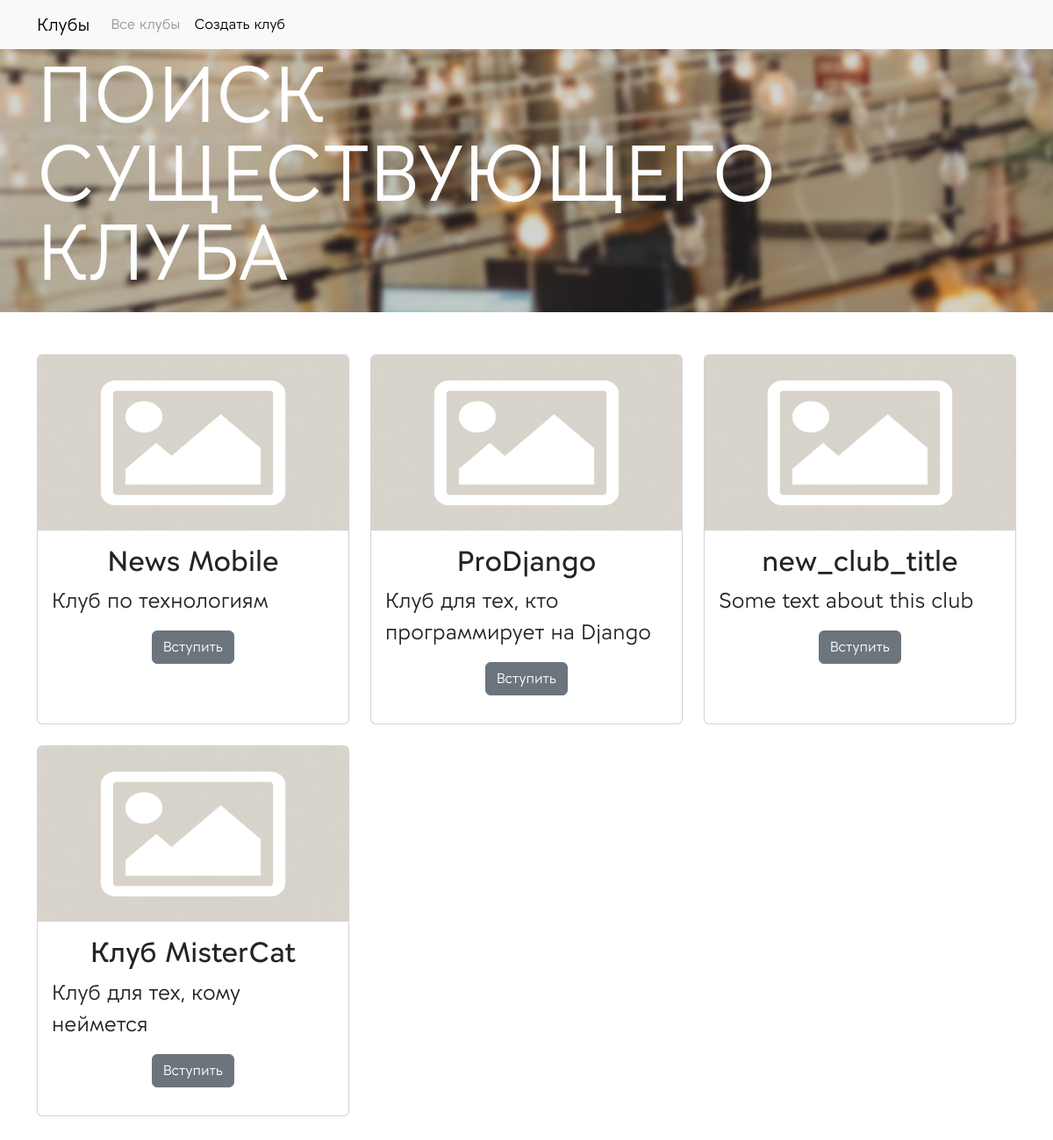
The page /list-clubs/ (signed in) on the database as committed earlier.
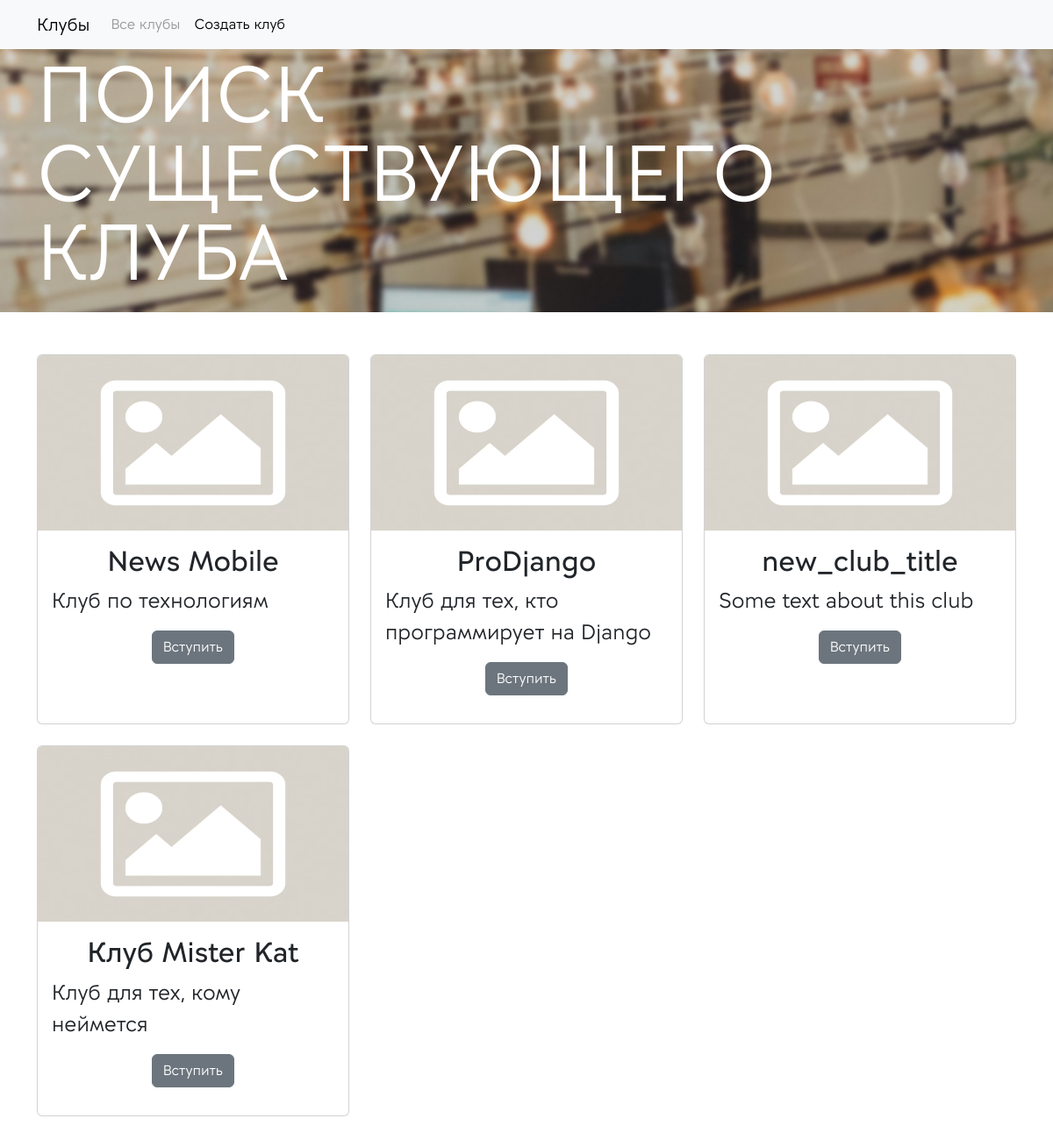
The same page on the database as committed later.
### app_clubs/models.py (models this page shows, shortened)
class BaseModel(models.Model):
    format_choices = [
        ("Онлайн", "Онлайн"),
        ("Офлайн", "Офлайн"),
    ]
    title = models.CharField(max_length=64, verbose_name='Заголовок')
    slug = models.SlugField(max_length=128, db_index=True, null=False, blank=True, unique=True)
    club = models.ForeignKey("Club", on_delete=models.SET_NULL, null=True, blank=True)
    class Meta:
        abstract = True

class Club(BaseModel):
    club = None
    description = models.TextField(blank=True, null=True, verbose_name='Информация о клубе')
    class Meta:
        verbose_name_plural = 'Клубы'

### app_clubs/views.py (the view)
# urls.py: path('list-clubs/', views.ListClubs.as_view(), name='list_clubs'),
class ListClubs(LoginRequiredMixin, DataMixin, ListView):
    context_object_name = 'clubs'
    model = Club
    template_name = 'app_clubs/list_clubs.html'
    item_selected = 'list_clubs'

### app_clubs/context_processors.py (called while the page is built)
def context_navbar(request):
    return {'logo': 'Клубы', 'main_page_url': reverse_lazy('app_clubs:home_page'), 'menu_navbar': navbar}

### app_clubs/templatetags/club_tags.py (called while the page is built)
@register.inclusion_tag('app_clubs/base/main_img.html')
def show_main_img(height_img, title=None):
    context = {
        'height_img': height_img,
    }
    if title:
        context['title'] = title
    return context

### app_clubs/templates/app_clubs/list_clubs.html
{% extends 'app_clubs/base/base.html' %}
{% load static %}
{% load club_tags %}
{% block content %}
    {% show_main_img '300' 'ПОИСК СУЩЕСТВУЮЩЕГО КЛУБА' %}
    <br><br>
    <div class="container">
        <div class="row row-cols-1 row-cols-md-3 g-4">
            {% for club in clubs %}
                <div class="col">
                    <div class="card h-100">
                        <img style="height: 200px; overflow: hidden !important;" src="{% static 'app_clubs/images/no_photo.avif' %}" class="card-img-top">
                        <div class="card-body">
                            <h2 class="card-title text-center">{{ club.title }}</h2>
                            <p class="card-text" style="font-size: 24px">{{ club.description }}</p>
                            <p class="text-center">
                                <a href="{% url 'app_clubs:join_club' club.slug %}" class="btn btn-secondary">Вступить</a>
                            </p>
                        </div>
                    </div>
                </div>
            {% endfor %}
        </div>
    </div>
    <br><br><br><br><br>
{% endblock %}

### app_clubs/templates/app_clubs/base/base.html (shortened to what this page needs)
{% load static %}
<!DOCTYPE html>
<html lang="en">
<head>
    <link type="text/css" href="{% static 'app_clubs/styles/main.css' %}" rel="stylesheet"/>
    <link rel="stylesheet" href="https://cdn.jsdelivr.net/npm/bootstrap-icons@1.11.3/font/bootstrap-icons.min.css">
    <link href="https://cdn.jsdelivr.net/npm/bootstrap@5.3.2/dist/css/bootstrap.min.css" rel="stylesheet"
>
    {% load crispy_forms_tags %}
</head>
<body>
{% include 'app_clubs/base/navbar.html' %}
{% block content %}
{% endblock %}
</body>
</html>

### app_clubs/templates/app_clubs/base/navbar.html (shortened to what this page needs)
<nav class="navbar navbar-expand-lg bg-body-tertiary">
    <div class="container">
        <a class="navbar-brand" href="{{ main_page_url }}">{{ logo }}</a>
        <div class="collapse navbar-collapse" id="navbarSupportedContent">
            <ul class="navbar-nav me-auto mb-2 mb-lg-0">
                {% for item in menu_navbar %}
                    {% if item.selected == item_selected %}
                        <li class="nav-item">
                            <a class="nav-link active" aria-current="page" href="{{ item.url }}" style="color: #989898 !important;">{{ item.name }}</a>
                        </li>
                    {% else %}
                        <li class="nav-item">
                            <a class="nav-link active" aria-current="page" href="{{ item.url }}">{{ item.name }}</a>
                        </li>
                    {% endif %}
                {% endfor %}
            </ul>
        </div>
    </div>
</nav>

### app_clubs/templates/app_clubs/base/main_img.html
{% load static %}
<div class="container-photo"
     style="height:{{ height_img }}px; background-image: url('{% static 'app_clubs/images/main_page.png' %}') !important; width: 100%">
    <div style="" class="container-photo-text container">
        {% if title %}
            <p class="" style="font-weight: 400; line-height: 1;">{{ title }}</p>
        {% else %}
            <p class="" style="font-weight: 400; line-height: 1;">Помогаем <br> организовывать <br> клубную<br>
                деятельность</p>
        {% endif %}
    </div>
</div>

### app_clubs/static/app_clubs/styles/main.css (style rules this page uses)
.container-photo { width: 100% !important; background-position: center !important; background-size: cover !important; background-attachment: fixed !important; color: #FFFFFF; display: flex; align-items: center; }
.container-photo-text { width: 50%; font-size: 90px; }

Rows that differ between the two databases and show on the page:
changed Club "Клуб для тех, кому неймется": title "Клуб MisterCat" → "Клуб Mister Kat"
